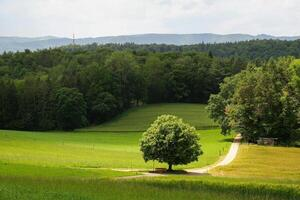
#> input picture no_flood_images/Image/no_1.JPG, 300 x 200 px, found by its file name; its folder holds only this picture in this run
$ jupyter execute load_noFlood_data.ipynb
#> lines starting #> are read from the running program, lines starting #| are printed output that depends on the picture
# Laden der Daten und Inspizieren der Daten (kopiert)

[cell 1]
from PIL import Image
import numpy as np
import os
from pathlib import Path

no_flood_image_dir = Path("/home/aie3/christina/flood-area-segmentation/no_flood_images/Image")
no_flood_mask_dir = Path("/home/aie3/christina/flood-area-segmentation/no_flood_images/Mask")

[cell 2]
from PIL import Image, UnidentifiedImageError

IMG_HEIGHT, IMG_WIDTH = 224, 224

def load_images_and_masks_with_noflood():
    images, masks = [], []

    no_flood_files = sorted(os.listdir(no_flood_image_dir))
    for img_file in no_flood_files:
        img_path = no_flood_image_dir / img_file

        try:
            img = Image.open(img_path).resize((IMG_WIDTH, IMG_HEIGHT)).convert("RGB")
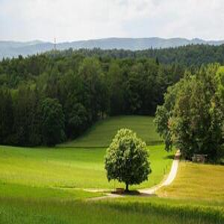
#> img: PIL image 224x224 RGB; mean R, G, B 115.3, 124.1, 79.2
        except UnidentifiedImageError:
            print(f"File skipped (no valid image format): {img_file}")
            os.remove(img_path)
            continue

        empty_mask = np.zeros((IMG_HEIGHT, IMG_WIDTH), dtype=np.float32)

        # save mask
        # mask_img = Image.fromarray((empty_mask * 255).astype(np.uint8))
        # mask_img.save(no_flood_mask_dir / img_file)

        images.append(np.array(img) / 255.0)
        masks.append(empty_mask)

    return np.array(images), np.expand_dims(np.array(masks), axis=-1)

no_flood_images, no_flood_masks = load_images_and_masks_with_noflood()
print(f"Total images: {len(no_flood_images)} – Shape: {no_flood_images.shape}")
#| Total images: 1 – Shape: (1, 224, 224, 3)

[cell 3]
import matplotlib.pyplot as plt
from PIL import Image
import os
import math

def show_noflood_samples_with_masks(image_dir, mask_dir, per_row=3):
#> called with per_row = 3
    image_files = sorted(os.listdir(image_dir))
    total_pairs = len(image_files)
    rows = math.ceil(total_pairs / per_row)

    fig, axs = plt.subplots(rows, per_row * 2, figsize=(per_row * 4, rows * 4))
    axs = axs.flatten()

    for idx, img_file in enumerate(image_files):
        img_path = os.path.join(image_dir, img_file)
        mask_path = os.path.join(mask_dir, img_file)

        try:
            img = Image.open(img_path).resize((IMG_WIDTH, IMG_HEIGHT))
            mask = Image.open(mask_path).resize((IMG_WIDTH, IMG_HEIGHT))
        except Exception as e:
            print(f"Problem with file {img_file}: {e}")
            continue

        i = idx * 2
        axs[i].imshow(img)
        axs[i].set_title(f"Image {img_file}", fontsize=8)
        axs[i].axis('off')

        axs[i+1].imshow(mask, cmap='gray')
        axs[i+1].set_title("Mask", fontsize=8)
        axs[i+1].axis('off')

    for j in range((total_pairs * 2), len(axs)):
        axs[j].axis('off')

    plt.tight_layout()
    plt.show()
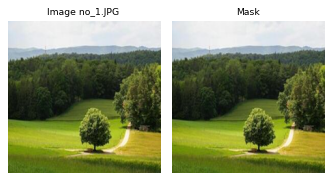
#> figure drawn by matplotlib, 2 panels

show_noflood_samples_with_masks(
    image_dir="/home/aie3/christina/flood-area-segmentation/no_flood_images/Image",
    mask_dir="/home/aie3/christina/flood-area-segmentation/no_flood_images/Mask",
    per_row=3
)

$ run again, on no_flood_images/Image/no_14.jpg
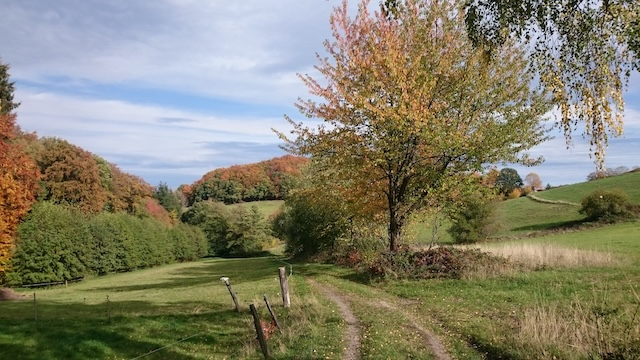
#> input picture no_flood_images/Image/no_14.jpg, 640 x 360 px, found by its file name
#> in load_images_and_masks_with_noflood, `img = Image.open(img_path).resize((IMG_WIDTH, IMG_HEIGHT)).convert("RG..`:
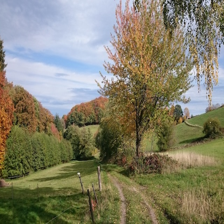
#> img: PIL image 224x224 RGB; mean R, G, B 131.4, 128.4, 107.3
#| Total images: 1 – Shape: (1, 224, 224, 3)
#> in show_noflood_samples_with_masks, `plt.show()`:
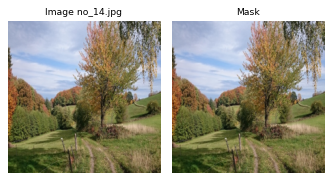
#> figure drawn by matplotlib, 2 panels

$ run again, on no_flood_images/Image/no_15.jpeg
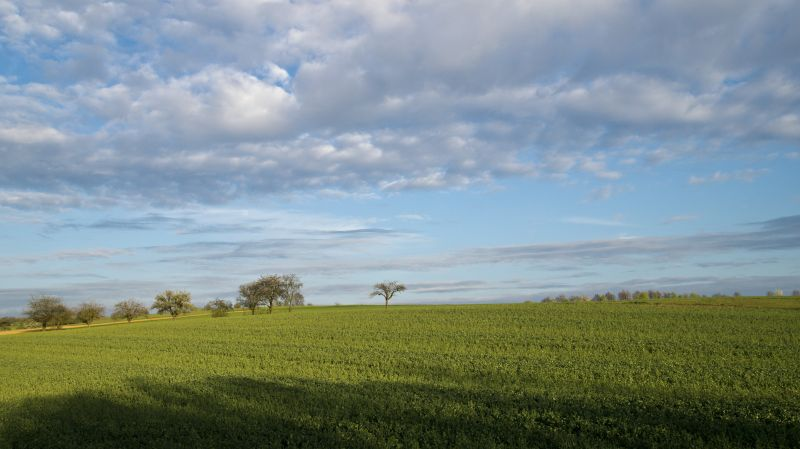
#> input picture no_flood_images/Image/no_15.jpeg, 800 x 449 px, found by its file name
#> in load_images_and_masks_with_noflood, `img = Image.open(img_path).resize((IMG_WIDTH, IMG_HEIGHT)).convert("RG..`:
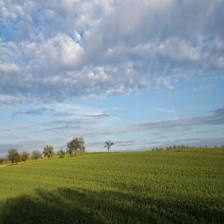
#> img: PIL image 224x224 RGB; mean R, G, B 126.4, 142, 139.8
#| Total images: 1 – Shape: (1, 224, 224, 3)
#> in show_noflood_samples_with_masks, `plt.show()`:
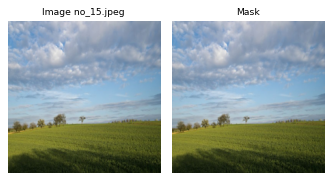
#> figure drawn by matplotlib, 2 panels

$ run again, on no_flood_images/Image/no_2.jpg
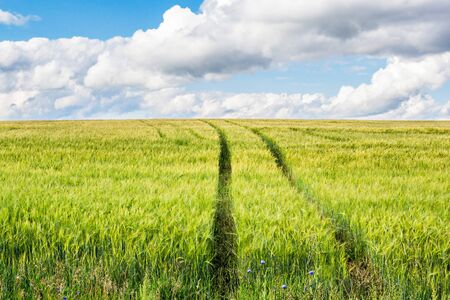
#> input picture no_flood_images/Image/no_2.jpg, 450 x 300 px, found by its file name
#> in load_images_and_masks_with_noflood, `img = Image.open(img_path).resize((IMG_WIDTH, IMG_HEIGHT)).convert("RG..`:
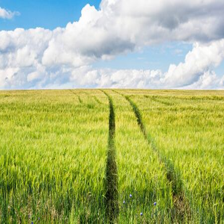
#> img: PIL image 224x224 RGB; mean R, G, B 169.4, 182.6, 121.2
#| Total images: 1 – Shape: (1, 224, 224, 3)
#> in show_noflood_samples_with_masks, `plt.show()`:
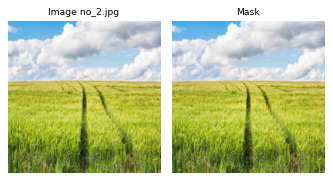
#> figure drawn by matplotlib, 2 panels

$ run again, on no_flood_images/Image/no_10.jpeg
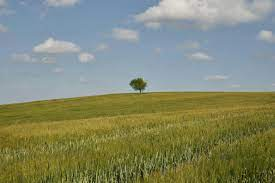
#> input picture no_flood_images/Image/no_10.jpeg, 275 x 183 px, found by its file name
#> in load_images_and_masks_with_noflood, `img = Image.open(img_path).resize((IMG_WIDTH, IMG_HEIGHT)).convert("RG..`:
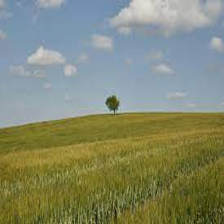
#> img: PIL image 224x224 RGB; mean R, G, B 131.3, 137.1, 111.3
#| Total images: 1 – Shape: (1, 224, 224, 3)
#> in show_noflood_samples_with_masks, `plt.show()`:
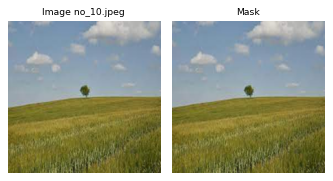
#> figure drawn by matplotlib, 2 panels
